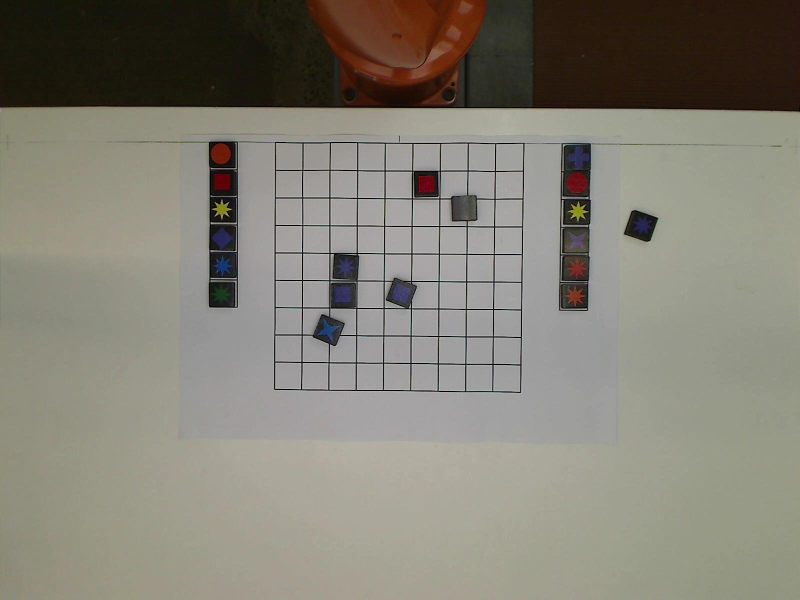
%> input picture Vision/Pictures 3.10.17/sortDeckTest.jpg, 1600 x 1200 px (shown at 1/2 size)
$ octave sortDTEST.m   (GNU Octave 9; MATLAB toolbox functions it lacks are replaced by stand-ins)
%> lines starting %> are read from the running program, lines starting %| are printed output that depends on the picture; in (x1, y1, x2, y2) boxes, pixels count from 0 and x2, y2 are one past the last pixel; in counts of white or black regions, pixels touching at a corner belong together; the program's own positions count from 1
%> further down, im is the input picture: size 1200x1600x3 uint8; mean R, G, B 131.9, 128.4, 117.1
### Vision/DetectTable/detectTable.m
function tableState = detectTable(im)
    % This function takes in a 1200 x 1600 image and runs the preliminary
    % masking operations for the table camera before passing the function
    % to lower level block classification. The classification is run to
    % identify all blocks on the table. The result is returned in a matrix
    % with columns x,y,orient,colour,shape,reachability by number of blocks.
    % written by Daniel Castillo
    % Last updated 12 November 2017

    %%
    %Mask out top section (robot resting region off table)
    im(1:225,:,[1, 1, 1]) = 0;
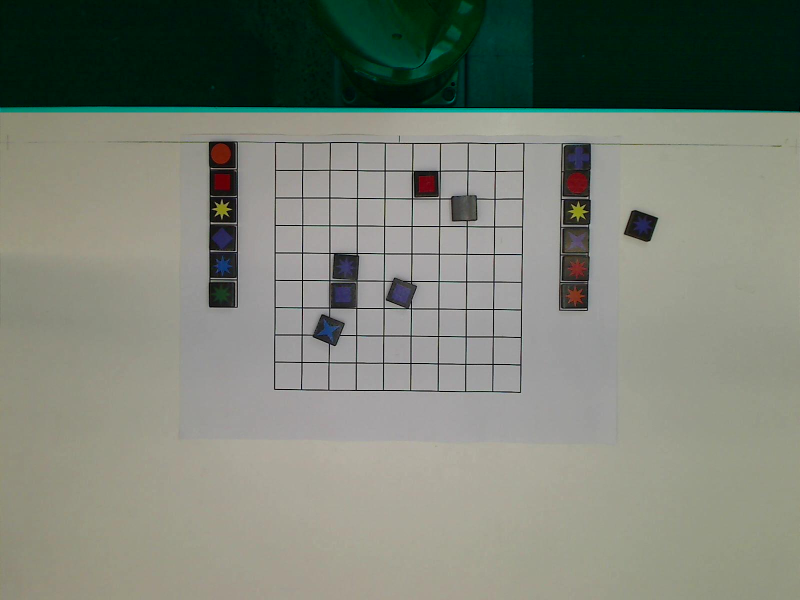
%> im: size 1200x1600x3 uint8 (shown at 1/2 size); 18.75% of pixels changed, all inside (x1, y1, x2, y2) = (0, 0, 1600, 225)

    %Call lower level block classifier
    tableState = detectBlocks(im,1);

    %%
    %Detect reachability of all blocks
    Origin.x = 800; Origin.y = 22;
    ReachableRadius = 832;

    Dist = sqrt((tableState(:,1) - Origin.x).^2 + (tableState(:,2) - Origin.y).^2);
    Dist(Dist <= ReachableRadius) = 1;  % reachable
    Dist(Dist > ReachableRadius) = 0;   % not reachable
    tableState(:,6) = Dist;
end

### Vision/createBlockMask.m
function [BW,maskedRGBImage] = createBlockMask(RGB)
%createMask  Threshold RGB image using auto-generated code from colorThresholder app.
%  [BW,MASKEDRGBIMAGE] = createMask(RGB) thresholds image RGB using
%  auto-generated code from the colorThresholder app. The colorspace and
%  range for each channel of the colorspace were set within the app. The
%  segmentation mask is returned in BW, and a composite of the mask and
%  original RGB images is returned in maskedRGBImage.

% Auto-generated by colorThresholder app on 03-Nov-2017
%------------------------------------------------------


% Convert RGB image to chosen color space
I = rgb2hsv(RGB);
%> I: size 1200x1600x3 double; mean H, S, V 0.251, 0.267, 0.51

% Define thresholds for channel 1 based on histogram settings
channel1Min = 0.000;
channel1Max = 1.000;

% Define thresholds for channel 2 based on histogram settings
channel2Min = 0.000;
channel2Max = 1.000;

% Define thresholds for channel 3 based on histogram settings
channel3Min = 0.000;
channel3Max = 0.300;

% Create mask based on chosen histogram thresholds
sliderBW = (I(:,:,1) >= channel1Min ) & (I(:,:,1) <= channel1Max) & ...
    (I(:,:,2) >= channel2Min ) & (I(:,:,2) <= channel2Max) & ...
    (I(:,:,3) >= channel3Min ) & (I(:,:,3) <= channel3Max);
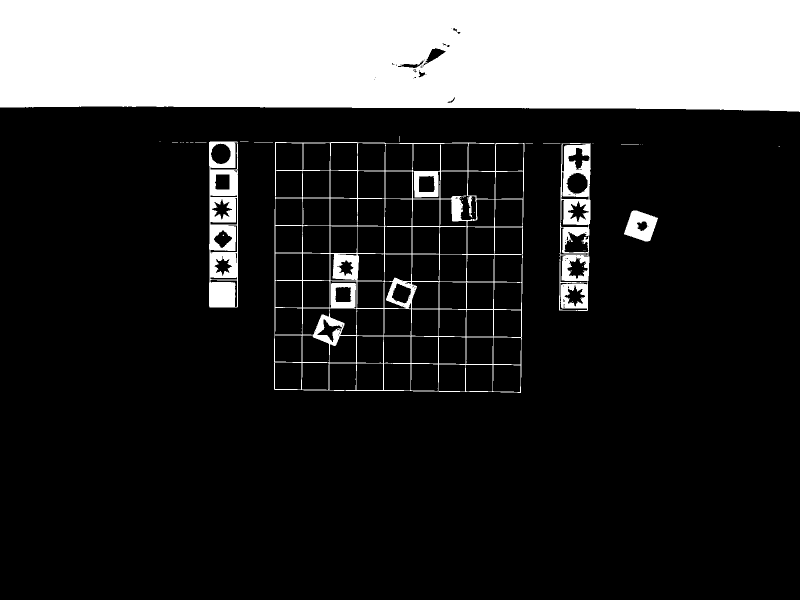
%> sliderBW: size 1200x1600 logical (shown at 1/2 size); 20.8% white; 37 white regions (28 under 20 px), largest, box (x1, y1, x2, y2) and area: (0, 0, 1600, 224) 344683, (548, 284, 1049, 786) 26912, (418, 283, 476, 615) 13441
BW = sliderBW;

% Initialize output masked image based on input image.
maskedRGBImage = RGB;

% Set background pixels where BW is false to zero.
maskedRGBImage(repmat(~BW,[1 1 3])) = 0;
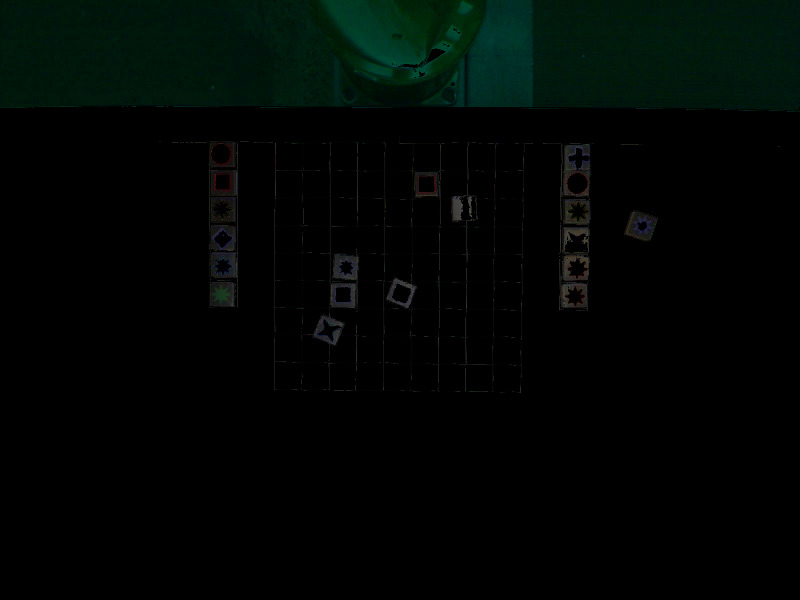
%> maskedRGBImage: size 1200x1600x3 uint8 (shown at 1/2 size); mean R, G, B 0.9, 5.8, 3.5

end

### Vision/DetectBlocks/detectBlocks.m
    function c = detectBlocks(im,source)
    % Vision detection of Blocks on Table or Conveyor depending on source variable
    % Takes input of a camera source, 1 for Table and 0 for Conveyor and
    % applies appropriate premasks before passing to classification
    % function. Returns a block classification matrix of columns
    % x,y,orientation(degrees),colour,shape,reachability (not filled in
    % this function). Used for general classification.
    % written by Daniel Castillo and Jay Motwani
    % Last updated 14 November 2017

    %Table = 1
    b = false;

    % Load our neural nets
    load('convnetShape.mat'); % For shapes
    load('convnetColour.mat'); % For colours

    % Generate block mask
    Block_BW = createBlockMask(im);

    %%
    % Load GridMask on table to seperate close blocks
    % Required as grid lines are black making it harder to seperate blocks
    if (source == 1)
        gridmask = load('gridMask.mat');
        se = strel('cube',4);
        % Dilate Grid Mask to make a bigger gap
        gridmask.BW = imdilate(gridmask.BW, se);
        % Make the grid line pixel values 0 on Block_BW mask
        Block_BW(gridmask.BW) = 0;
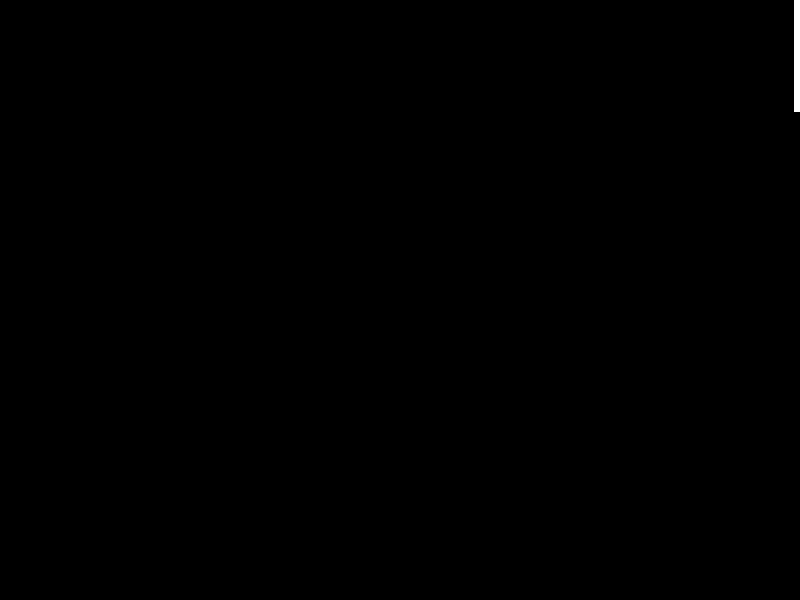
%> Block_BW: size 1200x1600 logical (shown at 1/2 size); 0.14% white; 1 white region
    end

    % Plot results if required
    if (b)
        figure(4);
        subplot(1,3,1);
        imshow(Block_BW);
    end

    %%
    % Apply operations based on camera source
    if (source)
        % Table
        se = strel('cube',1);
        Block_BW = imerode(Block_BW, se);
        se = strel('cube',5);
        Block_BW = imdilate(Block_BW, se);
%> Block_BW: size 1200x1580 logical; every value is 1
    else
        % Conveyor
        se = strel('cube',2);
        Block_BW = imerode(Block_BW, se);
        se = strel('cube',4);
        Block_BW = imdilate(Block_BW, se);
    end

    % Plot if required
    if(b)
        subplot(1,3,2);
        imshow(Block_BW);
    end

    %%
    %Insert Filled Image and create BlockMask
    bw_stats = regionprops('table',Block_BW,'Area','BoundingBox','FilledImage');
%> bw_stats = 1 region; box (x1, y1, x2, y2) and Area: (0, 0, 1580, 1200) 1896000
    idx = find(bw_stats.Area > 1000 & bw_stats.Area < 3500);
%> idx = []

    BlockMask = false(size(Block_BW));

    % Populate block mask with all filled images for correct sized regions
    for j = 1:size(idx)
        col = floor(bw_stats.BoundingBox(idx(j),1));
        row = floor(bw_stats.BoundingBox(idx(j),2));
        sz = size(bw_stats.FilledImage{idx(j)});
        if (col(1) == 0)
            col = col + 1;
        end

        if (row(1) == 0)
            row = row + 1;
        end

        BlockMask(row:(row+sz(1)-1),col:(col+sz(2)-1)) = bw_stats.FilledImage{idx(j)};
    end
%> this loop made 0 passes
%> BlockMask: size 1200x1580 logical; every value is 0

    % Plot if required
    if (b)
        subplot(1,3,3);
        imshow(BlockMask);
    end

    % Contrast/image adjustment for tuning to neural net
    im = imadjust(im, [0, 0, 0; 0.50, 0.48, 0.47], []);
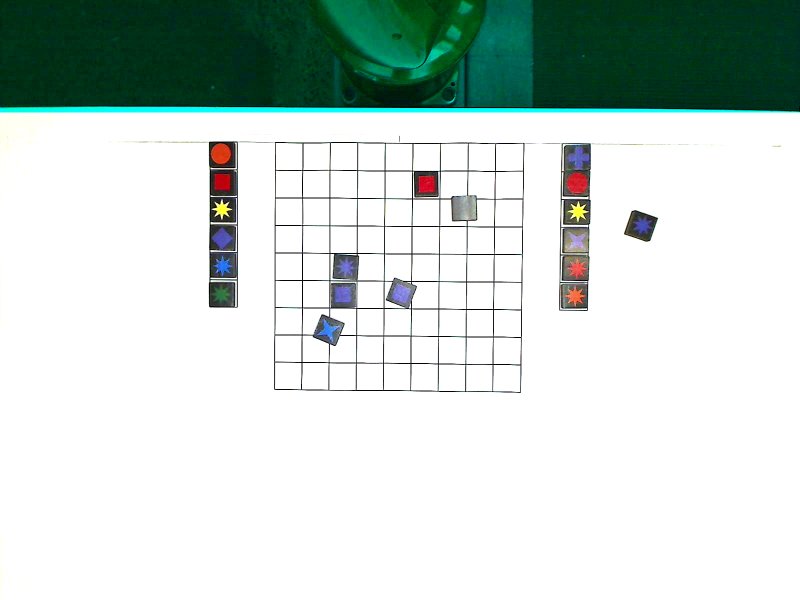
%> im: size 1200x1600x3 uint8 (shown at 1/2 size); mean R, G, B 200.6, 212.6, 207.9

    %%
    % Region props selects all block regions to be classified
    stats = regionprops('table',BlockMask,'Centroid','Area','PixelList');
%> stats = 0 regions
%> the run ends on the next line
    inds = find(stats.Area > 1000 & stats.Area < 3600);
    n = size(inds,1);
    c = zeros(n,6);

    % Loop through n blocks
    for k = 1:n
        i = inds(k);
        % Extract block center
        c(k,1) = stats.Centroid(i,1);
        c(k,2) = stats.Centroid(i,2);

        [~, i1] = max(stats.PixelList{i}(:,1));
        [~, i2] = min(stats.PixelList{i}(:,2));

        x1_ = stats.PixelList{i}(i1,1) - stats.PixelList{i}(i2,1);
        y1_ = stats.PixelList{i}(i1,2) - stats.PixelList{i}(i2,2);

%         hold on;
%         plot(stats.PixelList{i}(i1,1),stats.PixelList{i}(i1,2),'*b');
%         plot(stats.PixelList{i}(i2,1),stats.PixelList{i}(i2,2),'*m');

        % Extract orientation
        c(k,3) = rad2deg((atan2(y1_,x1_)));

        % Extract a rotation fixed RGB snapshot of block
        rgbBlock1 = ExtractBlockIm(im, c(k,1), c(k,2), c(k,3), 50);

        % Plot if required
        if (b)
            figure(5);
            imshow(rgbBlock1);
        end

        % Classify each the extracted RGB image
        [colour, shape] = ClassifyBlock(rgbBlock1, ...
            convnetColour, convnetShape);

        % Update matrix with colour and shape
        c(k,4) = colour;
        c(k,5) = shape;
    end
end

% [26 lines left out: function ExtractBlockIm, not called in this run]

### Vision/sortDTEST.m
im = imread('sortDeckTest.jpg');
% [4 lines of commented-out code are left out]
pieces = detectTable(im);
